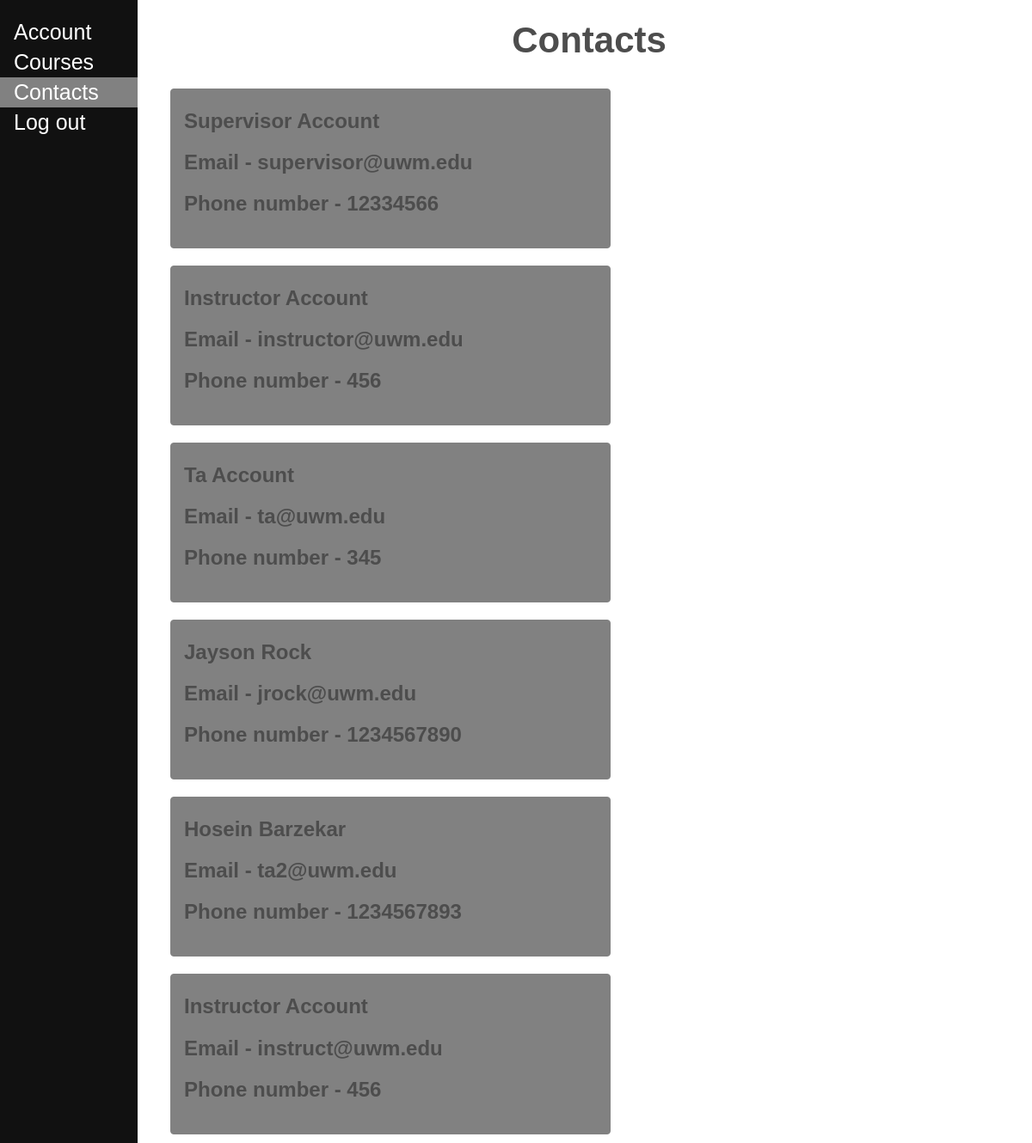
/contacts/, run on the app's committed database.
### ourapp/models.py (models this page shows, shortened)
class MyUser(models.Model):
    first_name = models.CharField(max_length=100, default=None)
    last_name = models.CharField(max_length=100, default=None)
    password = models.CharField(max_length=100, default=None)
    address = models.CharField(max_length=100, default=None)
    email = models.EmailField(default=None)
    phone_number = models.CharField(max_length=15, default=None)
    role = models.CharField(max_length=100, default=None, choices=Role.choices)
    skills = models.ManyToManyField(Skill, default=None, blank=True)

### ourapp/views.py (the view, shortened to what this page needs)
# urls.py: path('contacts/', views.Contacts.as_view(), name='contacts')
class Contacts(View):
    def get(self, request):
        request.session['submitted'] = False
        accounts = MyUser.objects.all()
        return render(request, "contacts.html", {"accounts": accounts})

### ourapp/templates/contacts.html (shortened to what this page needs)
<!DOCTYPE html>
<html lang="en">
<head>
    {% load static %}
    <link rel="stylesheet" href="{% static 'styles.css' %}">
</head>
<body>
    <div class="sidenav">
        <a href="/account/">Account</a>
        <a href="/course/">Courses</a>
        <a href="/contacts/" class="current">Contacts</a>
        <a href="/">Log out</a>
    </div>
    <div class="main">
        <section>
            <h2>Contacts</h2>
            {% for i in accounts %}
                <div class="contactInfo">
                    <h1>{{ i.first_name }} {{ i.last_name }}</h1>
                    <h1 class="conText">Email - {{ i.email }}</h1>
                    <h1 class="conText">Phone number - {{ i.phone_number }}</h1>
                </div>
            {% endfor %}
        </section>
    </div>
</body>
</html>

### static/styles.css (style rules this page uses)
a:link { text-decoration: none; }
html { color: #4d4d4d; font-weight: 300; line-height: 1.44em; font-family: sans-serif; }
div { display: block; text-align: center; }
h1 { font-size: 24px; margin-top: 10px; margin-bottom: 25px; }
::placeholder { color: #A8A9AC }
.sidenav { height: 100%; width: 160px; position: fixed; z-index: 1; top: 0; left: 0; background-color: #111111; overflow-x: hidden; padding-top: 20px; }
.sidenav a { padding: 6px 8px 6px 16px; text-decoration: none; text-align: left; font-size: 25px; color: #FFFFFF; display: block; }
.main { margin-left: 170px; font-size: 28px; padding: 0px 10px; }
.current { background-color: #818181; color: #111; }
.contactInfo { background-color: #818181; padding: 15px; margin: 10px; width: 40vw; text-align: left; border: 1px solid #818181; border-radius: 4px; float: left; }
.conText { float: left; margin-top: 0; margin-right: 15px; }

### data on the page
MyUser: first_name "Supervisor", last_name "Account", email "supervisor@uwm.edu", phone_number "12334566"
MyUser: first_name "Instructor", last_name "Account", email "instructor@uwm.edu", phone_number "456"
MyUser: first_name "Ta", last_name "Account", email "ta@uwm.edu", phone_number "345"
MyUser: first_name "Jayson", last_name "Rock", email "jrock@uwm.edu", phone_number "1234567890"
MyUser: first_name "Hosein", last_name "Barzekar", email "ta2@uwm.edu", phone_number "1234567893"
MyUser: first_name "Instructor", last_name "Account", email "instruct@uwm.edu", phone_number "456"
